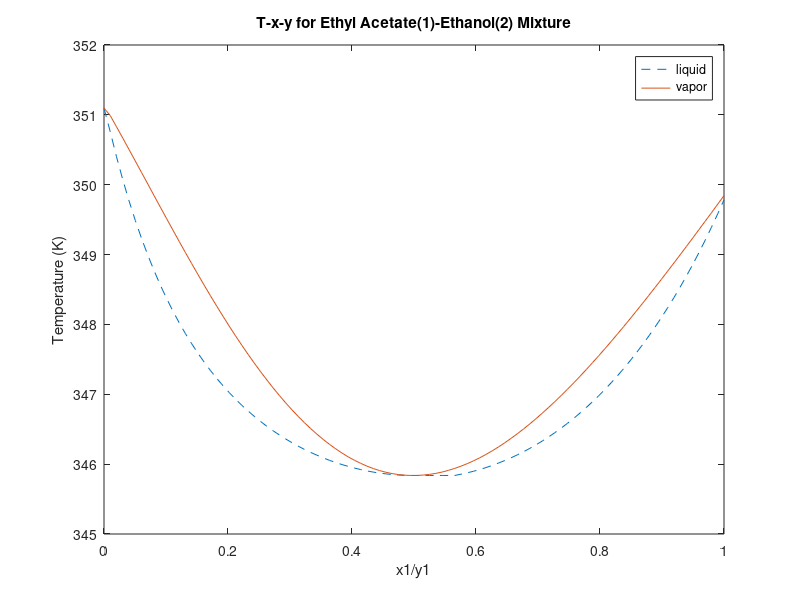
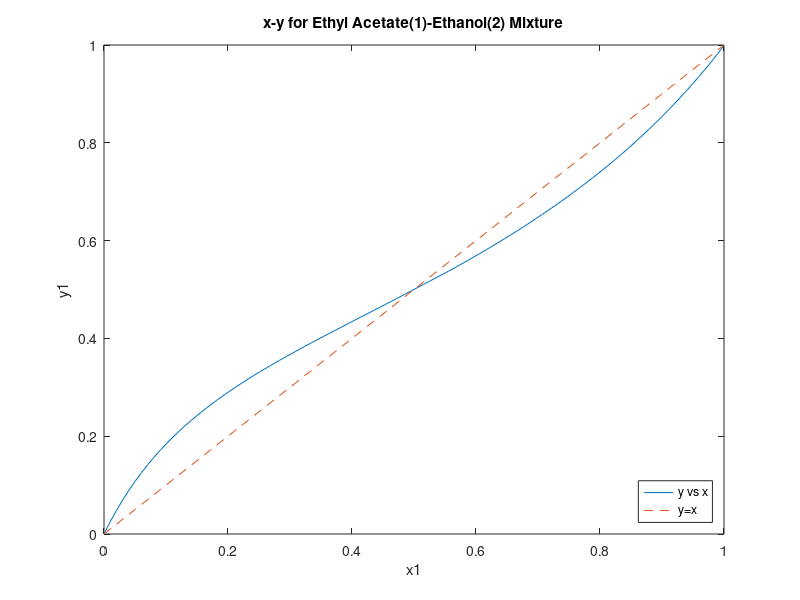
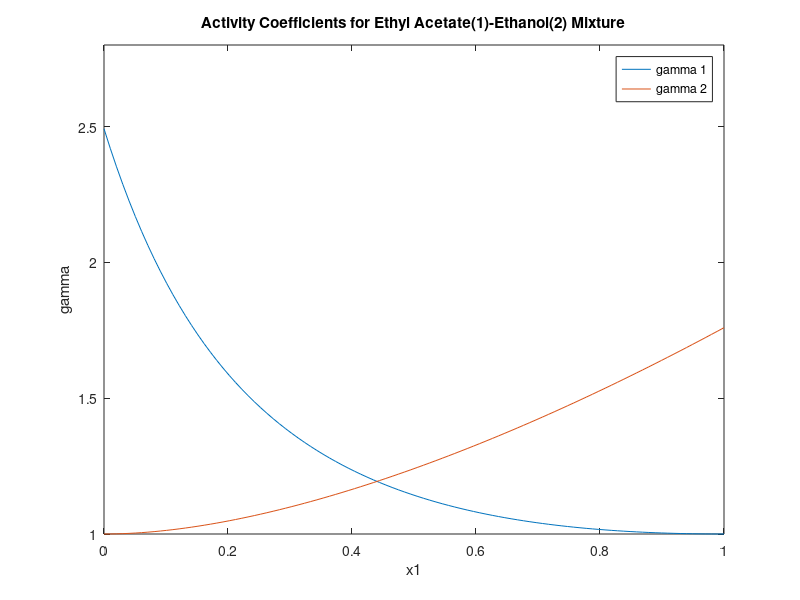

These charts were generated, in order, by the following MATLAB code:
clear all;
clc;

%x and y values
x_a = linspace(0,1);
T_vap = [298];
T_liq = [298];


%ethyl acetate properties - component 1
A_A = 4.22809;
A_B = 1245.702;
A_C = -55.189;

%ethanol properties - component 2
E_A = 5.37229;
E_B = 1670.409;
E_C = -40.191;


%Van laar parameters
A12 = 0.913;
A21 = 0.565;

%Gamma values
G1 = exp(A12.*(A21.*(1-x_a)./(A12.*x_a+A21.*(1-x_a))).^2);
G2 = exp(A21.*(A12.*(x_a)./(A12.*x_a+A21.*(1-x_a))).^2);

%system properties
P = 1; %1 atm
T = 298;
%index the x vals
for x=1:length(x_a)
     % temperature guess
     i = length(T)-1;
    while(1)
        i = i+1;
        %disp(i);
        P_vap_A = 10^(A_A-(A_B/(A_C+T)));
        P_vap_E = 10^(E_A-(E_B/(E_C+T)));
        g1 = exp(A12*(A21*(1-x_a(x))/(A12*x_a(x)+A21*(1-x_a(x))))^2);
        g2 = exp(A21*(A12*(x_a(x))/(A12*x_a(x)+A21*(1-x_a(x))))^2);
        y_ace = x_a(x)*g1*P_vap_A/P;
        y_e = (1-x_a(x))*g2*P_vap_E/P;
        sum_y = y_ace+y_e;
        if sum_y>1.1
            T = T-0.1;
        elseif sum_y<0.9
            T = T+0.1;
        elseif sum_y>1.01
            T = T-0.01;
        elseif sum_y<0.99
            T = T + 0.01;
        elseif sum_y<0.999
            T = T + 0.001;
        elseif sum_y>1.001
            T = T-0.001;
        else
            T_vap(x) = T;
            y_a(x) = y_ace;
            T = T;
            break;
        end
    end
end


T = 298;
i = length(T)-1;
%index the x vals
for x=1:length(x_a)
    i = length(T)-1;
    while(1)
        i=i+1;
        %disp(i)
        P_vap_A = 10^(A_A-(A_B/(A_C+T)));
        P_vap_E = 10^(E_A-(E_B/(E_C+T)));
        g1 = exp(A12*(A21*(1-x_a(x))/(A12*x_a(x)+A21*(1-x_a(x))))^2);
        g2 = exp(A21*(A12*(x_a(x))/(A12*x_a(x)+A21*(1-x_a(x))))^2);
        x_ace = x_a(x)*P/g1/P_vap_A; %x_a(x) = vapor mol fraction
        x_e = (1-x_a(x))*P/g2/P_vap_E;
        sum_x = x_ace+x_e;
        if sum_x> 1.1
           T = T+0.1;
        elseif sum_x< 0.9
           T = T-0.1;
        elseif sum_x>1.01
            T = T+0.01;
        elseif sum_x<0.99
            T = T-0.01;
        elseif sum_x>1.001
            T = T+0.001;
        elseif sum_x<0.999
            T = T-0.001;
        else
            T_liq(x) = T;
            T = T+50;
            break;
        end
    end
end

figure()
plot(x_a,T_vap,'--')
hold on
plot(x_a,T_liq)

title('T-x-y for Ethyl Acetate(1)-Ethanol(2) Mixture')
xlabel('x1/y1')
ylabel('Temperature (K)')
legend('liquid','vapor')

figure()
plot(x_a,y_a)
hold on
plot (x_a,x_a,'--')
xlabel('x1')
ylabel('y1')
title('x-y for Ethyl Acetate(1)-Ethanol(2) Mixture')
legend('y vs x','y=x','Location','southeast')
axis([0 1 0 1])


figure()
plot(x_a,G1)
hold on
plot(x_a,G2)
xlabel('x1')
ylabel('gamma')
title('Activity Coefficients for Ethyl Acetate(1)-Ethanol(2) Mixture')
legend('gamma 1','gamma 2','Location','northeast')
axis([0 1 1 2.8])

sprintf('%10.4f',T_liq)            
            
    
    
    
    
    